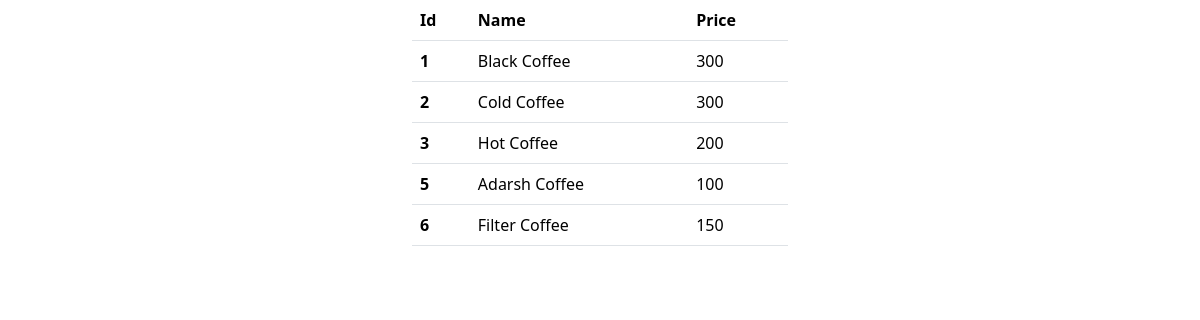
/starbucks/sd, run on the app's committed database.
### starbucks/models.py (models this page shows, shortened)
class Coffee(models.Model):
    name=models.CharField(max_length=30)
    price=models.IntegerField()

### starbucks/views.py (the view)
# urls.py: path("sd",views.get_coffees,name="get_coffees"),
def get_coffees(request):
    c_records=Coffee.objects.all()
    context={'coffees':c_records}
    return render(request,'data.html',context)

### templates/data.html (shortened to what this page needs)
<!doctype html>
<html lang="en">
   <head>
      <link href="https://cdn.jsdelivr.net/npm/bootstrap@5.3.2/dist/css/bootstrap.min.css" rel="stylesheet">
   </head>
   <body>
      <div class="container col-lg-4">
         {% if coffees %}
         <table class="table">
            <thead>
               <tr>
                  <th scope="col">Id</th>
                  <th scope="col">Name</th>
                  <th scope="col">Price</th>
               </tr>
            </thead>
            <tbody>
               {% for coffee in coffees %}
               <tr>
                  <th scope="row">{{ coffee.id }}</th>
                  <td>{{ coffee.name }}</td>
                  <td>{{ coffee.price }}</td>
               </tr>
               {% endfor %}
            </tbody>
         </table>
         {% endif %}
      </div>
   </body>
</html>

### data on the page
Coffee: id "1", name "Black Coffee", price "300"
Coffee: id "2", name "Cold Coffee", price "300"
Coffee: id "3", name "Hot Coffee", price "200"
Coffee: id "5", name "Adarsh Coffee", price "100"
Coffee: id "6", name "Filter Coffee", price "150"
